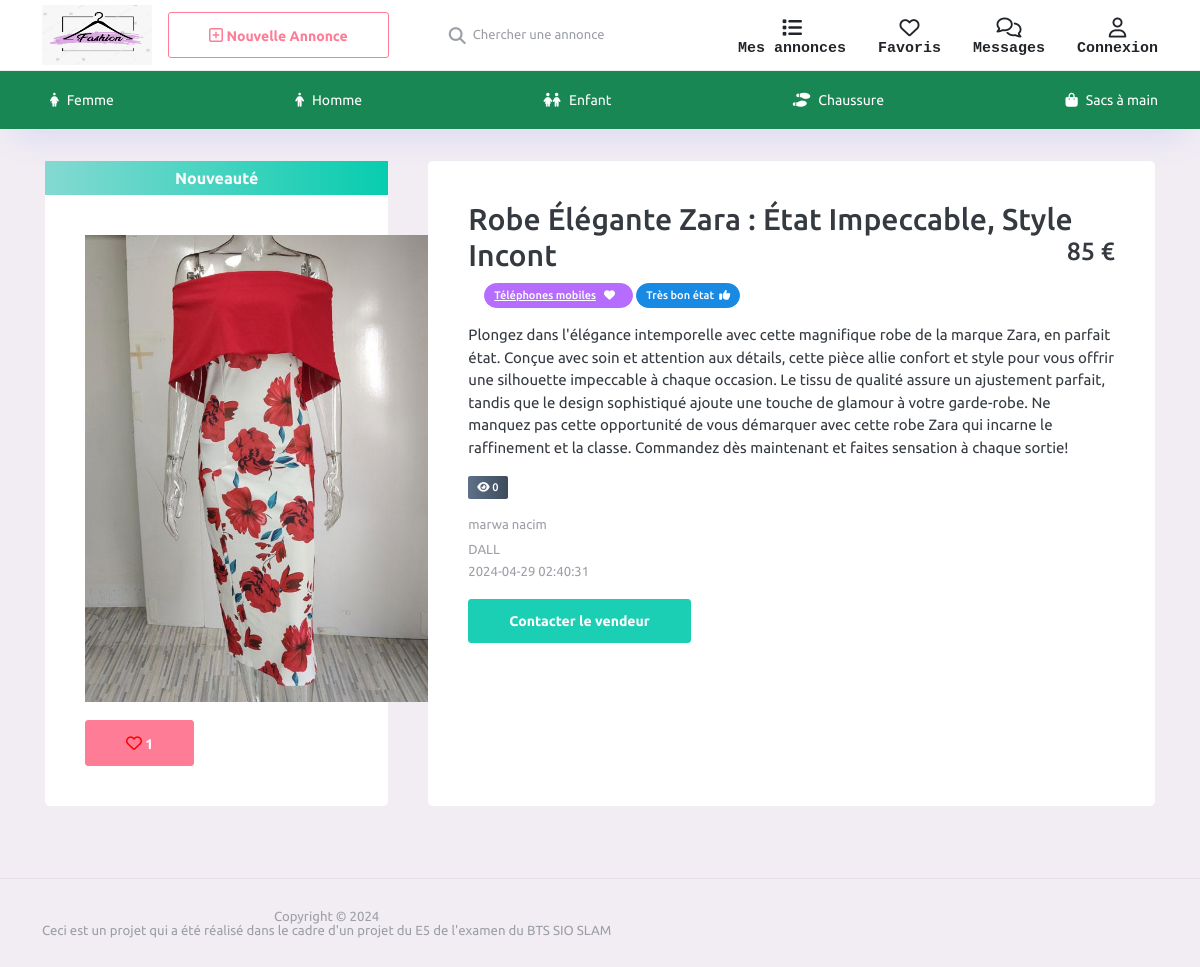
The app's page /View/detail.php?ida=8 with its own data.
### tables this page shows
CREATE TABLE `annonce` (
  `ida` int(2) NOT NULL,
  `titre` varchar(50) NOT NULL,
  `vendeur` int(2) NOT NULL,
  `date` varchar(30) NOT NULL,
  `detail` text NOT NULL,
  `photo` varchar(100) NOT NULL,
  `categorie` int(2) NOT NULL,
  `prix` int(10) NOT NULL,
  `etat` varchar(40) NOT NULL,
  `favoris` int(4) NOT NULL,
  `livraison` int(2) NOT NULL,
  `vue` int(6) NOT NULL,
  `time` int(100) NOT NULL
);

CREATE TABLE `user` (
  `idu` int(2) NOT NULL,
  `nom` varchar(30) NOT NULL,
  `prenom` varchar(30) NOT NULL,
  `mail` varchar(100) NOT NULL,
  `tel` varchar(20) NOT NULL,
  `mdp` varchar(255) NOT NULL,
  `numRue` varchar(10) NOT NULL,
  `nomRue` varchar(50) NOT NULL,
  `nomVille` varchar(30) NOT NULL,
  `cp` varchar(5) NOT NULL,
  `avatar` varchar(255) DEFAULT NULL,
  `statue` int(2) NOT NULL
);

### View/detail.php (the view, shortened to what this page needs)
<?php include 'include/element.php';
$ida=$_GET["ida"];
$req = $pdo->prepare("SELECT * FROM annonce WHERE ida = :ida");
$req->execute(array("ida" => $ida));
$req = $req->fetch();
$titre = $req["titre"];
$detail = $req["detail"];
$prix = $req["prix"];
$photo = $req["photo"];
$vendeur=$req["vendeur"];
$date=$req["date"];
$categorie=$req["categorie"];
$favoris=$req["favoris"];
$etat=$req["etat"];
$livraison=$req["livraison"];
$vue=$req["vue"];
$timeAnnonce = $req["time"];
$req3 = $pdo->query("SELECT * FROM user WHERE idu = ".$vendeur."");
$req3=$req3->fetch();
$nom=$req3["nom"];
$prenom=$req3["prenom"];
$nomVille=$req3["nomVille"];
?>
<!DOCTYPE html>
<html lang="fr">
<head>
    <?php include 'include/header.php'; ?>
</head>
<body style="background-color: #f2edf3">
<div class="container-scroller">
    <?php include 'include/navigation.php'; ?>
    <div class="container-fluid page-body-wrapper">
        <div class="main-panel">
            <div class="content-wrapper container">
                <div class="row">
                    <div class="col-lg-4 grid-margin stretch-card">
                        <div class="card">
                            <?php
                            $time = time();
                            $diff = $time - $timeAnnonce;
                            if($diff < 604800): ?>
                                <div class="action-holder">
                                    <div class="sale-badge bg-gradient-success text-center font-weight-bold text-light p-2">Nouveauté</div>
                                </div>
                            <?php endif; ?>
                            <div class="card-body">
                                <div class='card rounded hover-shadow'>
                                    <div class="card">
                                        <img src='../<?=$photo?>' width='350'>
                                        <br>
                                        <span class="favorite-button"><a class="btn btn-danger" href="<?php if(isset($uid)): ?> action_get.php?action=ajoutFavori&ida=<?= $ida ?>&idu=<?= $uid ?>&route=location:detail.php?ida=<?=$ida?><?php else: ?>connexion.php<?php endif; ?>">
                                    <?php
                                    if(isset($uid)){
                                        $verif = $pdo->prepare("SELECT * from favoris where ida = ? and idu = ?");
                                        $verif->execute(array($ida, $uid));
                                        if($verif->rowCount() == 0){
                                            echo '<i style="color: #ff0000" class="fa-regular fa-heart"></i>';
                                        }else{
                                            echo '<i style="color: #ff0000" class="fa-solid fa-heart"></i>';
                                        }
                                    }else{  ?>
                                        <i style="color: #ff0000" class="fa-regular fa-heart"></i>
                                    <?php } ?>
                                                <?=$favoris?></a></span>
                                    </div>
                                </div>
                            </div>
                        </div>
                    </div>
                    <div class="col-lg-8 grid-margin stretch-card">
                        <div class="card">
                            <div class="card-body">
                                <div class='card rounded hover-shadow'>
                                    <div class="card">
                                        <h2><?=$titre?><p class="float-end h3"><?= number_format($prix, 0, ',', ' ')  ?> €</p></h2>
                                        <ul class="product-variation">
                                            <?php if ($categorie==1): ?>
                                                <a class="badge badge-pill badge-primary" href="categorie.php?idcategorie=<?=$categorie?>">Téléphones mobiles<i class="fa-solid fa-heart mx-2"></i></a>
                                            <?php elseif ($categorie==2): ?>
                                                <a class="badge badge-pill badge-warning">Ordinateurs portables<i class="fa-solid fa-user-secret mx-2"></i></a>
                                            <?php elseif ($categorie==3): ?>
                                                <a class="badge badge-pill badge-info">Ordinateurs de bureau<i class="fa-solid fa-rocket mx-2"></i></a>
                                            <?php elseif ($categorie==4): ?>
                                                <a class="badge badge-pill badge-danger">Tablettes<i class="fa-solid fa-feather-pointed mx-2"></i></a>
                                            <?php else: ?>
                                                <a class="badge badge-pill badge-success">Accessoires électroniques<i class="fa-solid fa-earth-europe mx-2"></i></a>
                                            <?php endif; ?>
                                            <span class="badge badge-pill badge-info"><?=$etat?> &nbsp<i class="fa-solid fa-thumbs-up"></i></span>
                                            <?php if ($livraison==1): ?>
                                                <span class="badge badge-pill badge-success">Livraison &nbsp<i class="fa-solid fa-truck"></i></span>
                                            <?php else: ?>
                                                <span class="badge badge-pill badge-sucess">Main propre &nbsp<i class="fa-solid fa-handshake"></i></span>
                                            <?php endif; ?>
                                        </ul>
                                        <p><?=$detail?></p>
                                        <p><span class="badge badge-gradient-dark" ><i class="fa-solid fa-eye"></i> <?= $vue ?></span></p>
                                        <p class="card-text"><small class="text-muted float-start"><?=$nom?> <?=$prenom?></small><small class="text-muted"><br><?=$nomVille?><br><?=$date?></small></p>
                                        <p>
                                        <?php if(isset($uid)): ?>
                                            <?php
                                            $verif = $pdo->prepare("SELECT * from conversation where idan = ? and idu = ?");
                                            $verif->execute(array($ida, $uid));
                                            if($verif->rowCount() == 0){  ?>
                                            <button type="button" class="btn btn-success" data-bs-toggle="modal" data-bs-target="#exampleModal-4" data-whatever="@fat">Contacter le vendeur</button>
                                            <?php }else{
                                                $idc = $verif->fetch();
                                                ?>
                                            <a href="message.php?idc=<?= $idc["idc"]?>" class="btn btn-success">Contacter le vendeur</a>
                                            <?php } ?>
                                        <?php else: ?>
                                            <a href="connexion.php" class="btn btn-success">Contacter le vendeur</a>
                                        <?php endif; ?>
                                    </div>
                                </div>
                            </div>
                        </div>
                    </div>
                </div>
            </div>
        </div>
    </div>
</div>
<?php include 'include/footer.php'; ?>
</body>
</html>

### View/include/header.php (shortened to what this page needs)
<link rel="stylesheet" href="../asset/template/asset/template/assets/vendors/materialdesignicons.min.css">
<link rel="stylesheet" href="../asset/template/assets/vendors/vendor.bundle.base.css">
<link rel="stylesheet" href="../asset/template/assets/vendors/font-awesome.min.css" />
<link rel="stylesheet" href="../asset/template/assets/vendors/bootstrap-datepicker.min.css">
<link rel="stylesheet" href="../asset/template/assets/css/demo_3/style.css">
<link href="https://cdnjs.cloudflare.com/ajax/libs/font-awesome/6.0.0-beta3/css/all.min.css" rel="stylesheet">

### View/include/navigation.php (shortened to what this page needs)
<div class="horizontal-menu">
    <nav class="navbar top-navbar col-lg-12 col-12 p-0">
        <div class="container">
            <div class="text-center navbar-brand-wrapper d-flex align-items-center justify-content-center">
                <a class="navbar-brand brand-logo" href="index.php"><img style="height: 60px; width: 110px" src="../image/logomarwa.png" alt="logo" /></a>
            </div>
            <div class="navbar-menu-wrapper d-flex align-items-center justify-content-end">
                <ul class="navbar-nav mr-lg-2">
                    <li class="nav-item d-none d-lg-block">
                        <a class="btn btn-outline-danger" href="<?php if(isset($uid)): ?>nvAnnonces.php <?php else: ?> connexion.php <?php endif; ?>">
                            <i class="fa-regular fa-square-plus "></i><span class="menu-title "> Nouvelle Annonce</span>
                        </a>
                    </li>
                    <li class="nav-item nav-search d-none d-lg-block">
                        <div class="input-group">
                            <div class="input-group-prepend hover-cursor" id="navbar-search-icon">
                      <span class="input-group-text" id="search">
                        <i class="fa-solid fa-magnifying-glass"></i>
                      </span>
                            </div>
                            <form action="" method="post">
                                <input type="text" class="form-control" id="navbar-search-input" name="search"  placeholder="Chercher une annonce" placeholder="Rechercher" aria-label="search" aria-describedby="search">
                            </form>
                        </div>
                    </li>
                </ul>
                <ul class="navbar-nav navbar-nav-right">
                    <li class="nav-item nav-logout ">
                        <a class="nav-link text-center text-dark mt-lg-4" href="<?php if(isset($uid)): ?>mesAnnonces.php <?php else: ?>connexion.php <?php endif; ?>">
                            <i class="fa-solid fa-list"><p  style="font-family: 'Courier New', Courier, monospace" class="d-lg-flex d-none note-icon">Mes annonces</p></i>
                        </a>
                    </li>
                    <li class="nav-item nav-logout ">
                        <a class="nav-link text-center text-dark mt-lg-4 count-indicator" href="<?php if(isset($uid)): ?>favoris.php <?php else: ?>connexion.php <?php endif; ?>">
                            <i class="fa-regular fa-heart fa-4x"><p style="font-family: 'Courier New', Courier, monospace" class="fw-bold d-none d-lg-flex note-icon">Favoris</p></i>
                        </a>
                    </li>
                    <li class="nav-item nav-settings ">
                        <a class="nav-link text-center text-dark mt-lg-4" href="<?php if(isset($uid)): ?>message.php <?php else: ?> connexion.php <?php endif; ?>">
                            <i class="fa-regular fa-comments"><p style="font-family: 'Courier New', Courier, monospace" class="fw-bold d-none d-lg-flex note-icon">Messages</p></i>
                        </a>
                    </li>
                    <?php if(isset($uid)): ?>
                        <li class="nav-item nav-profile dropdown">
                            <a class="nav-link " id="profileDropdown" href="#" data-bs-toggle="dropdown" aria-expanded="false">
                                <div class="nav-profile-img">
                                    <img src="<?php if($infoUser["avatar"] == null){ echo "../image/avatarbasique.png";}else{ ?>../<?= $infoUser["avatar"] ?><?php } ?>" alt="image">
                                    <span class="availability-status online"></span>
                                </div>
                                <div class="nav-profile-text">
                                    <p class="text-black"><?= $infoUser["prenom"] ?> <?= $infoUser["nom"] ?></p>
                                </div>
                                <i class="fa-solid fa-chevron-down mx-1"></i>
                            </a>
                            <div class="dropdown-menu navbar-dropdown" aria-labelledby="profileDropdown">
                                <a class="dropdown-item" href="profil.php">
                                    <i class="fa-solid fa-user"></i> Profil</a>
                                <div class="dropdown-divider"></div>
                                <a class="dropdown-item" href="deconnexion.php">
                                    <i class="fa-solid fa-right-from-bracket"></i> Déconnexion </a>
                            </div>
                        </li>
                    <?php else: ?>
                        <li class="nav-item nav-logout ">
                            <a class="nav-link text-center text-dark mt-lg-4" href="connexion.php">
                                <i class="fa-regular fa-user"><br><p style="font-family: 'Courier New', Courier, monospace" class="fw-bold d-none d-lg-flex note-icon">Connexion</p></i>
                            </a>
                        </li>
                    <?php endif; ?>
                </ul>
            </div>
        </div>
    </nav>
    <nav class="bottom-navbar bg-success">
        <div class="container">
            <ul class="nav page-navigation">
                <li class="nav-item <?= $femme ?>">
                    <a class="nav-link" href="categorie.php?idcategorie=1">
                    <i class="fa-solid fa-person-dress mx-2"></i>
                        <span class="menu-title">Femme</span>
                    </a>
                </li>
                <li class="nav-item <?= $homme ?>">
                    <a class="nav-link" href="categorie.php?idcategorie=2">
                    <i class="fa-solid fa-person mx-2 "></i>
                        <span class="menu-title">Homme</span>
                    </a>
                </li>
                <li class="nav-item <?= $enfant ?>">
                    <a class="nav-link" href="categorie.php?idcategorie=3">
                    <i class="fa-solid fa-children mx-2 "></i>
                        <span class="menu-title">Enfant</span>
                    </a>
                </li>
                <li class="nav-item <?= $chaussure ?>">
                    <a class="nav-link" href="categorie.php?idcategorie=4">
                    <i class="fa-solid fa-shoe-prints mx-2"></i>
                        <span class="menu-title">Chaussure</span>
                    </a>
                </li>
                <li class="nav-item <?= $sacsamain ?>">
                    <a class="nav-link" href="categorie.php?idcategorie=5">
                    <i class="fa-solid fa-bag-shopping mx-2"></i>
                        <span class="menu-title">Sacs à main</span>
                    </a>
                </li>
            </ul>
        </div>
    </nav>
</div>

### View/include/footer.php
<footer class="footer">
    <div class="container ">
        <div class="d-sm-flex justify-content-center justify-content-sm-between">
            <span class="text-muted text-center text-sm-left d-block d-sm-inline-block">Copyright © 2024<br>
                Ceci est un projet qui a été réalisé dans le cadre d'un projet du E5 de l'examen du BTS SIO SLAM
            </span>
        </div>
    </div>
</footer>

### records on screen
annonce: photo (picture), favoris "1", titre "Robe Élégante Zara : État Impeccable, Style Incont", prix "85", etat "Très bon état", detail "Plongez dans l'élégance intemporelle avec cette magnifique robe de la marque Zara, en parfait état. Conçue avec soin et attention aux détails, cette pièce allie confort et style pour vous offrir une silhouette impeccable à chaque occasion. Le tissu de qualité assure un ajustement parfait, tandis que le design sophistiqué ajoute une touche de glamour à votre garde-robe. Ne manquez pas cette opportunité de vous démarquer avec cette robe Zara qui incarne le raffinement et la classe. Commandez dès maintenant et faites sensation à chaque sortie!", vue "0", date "2024-04-29 02:40:31"
user: nom "marwa", prenom "nacim", nomVille "DALL"
